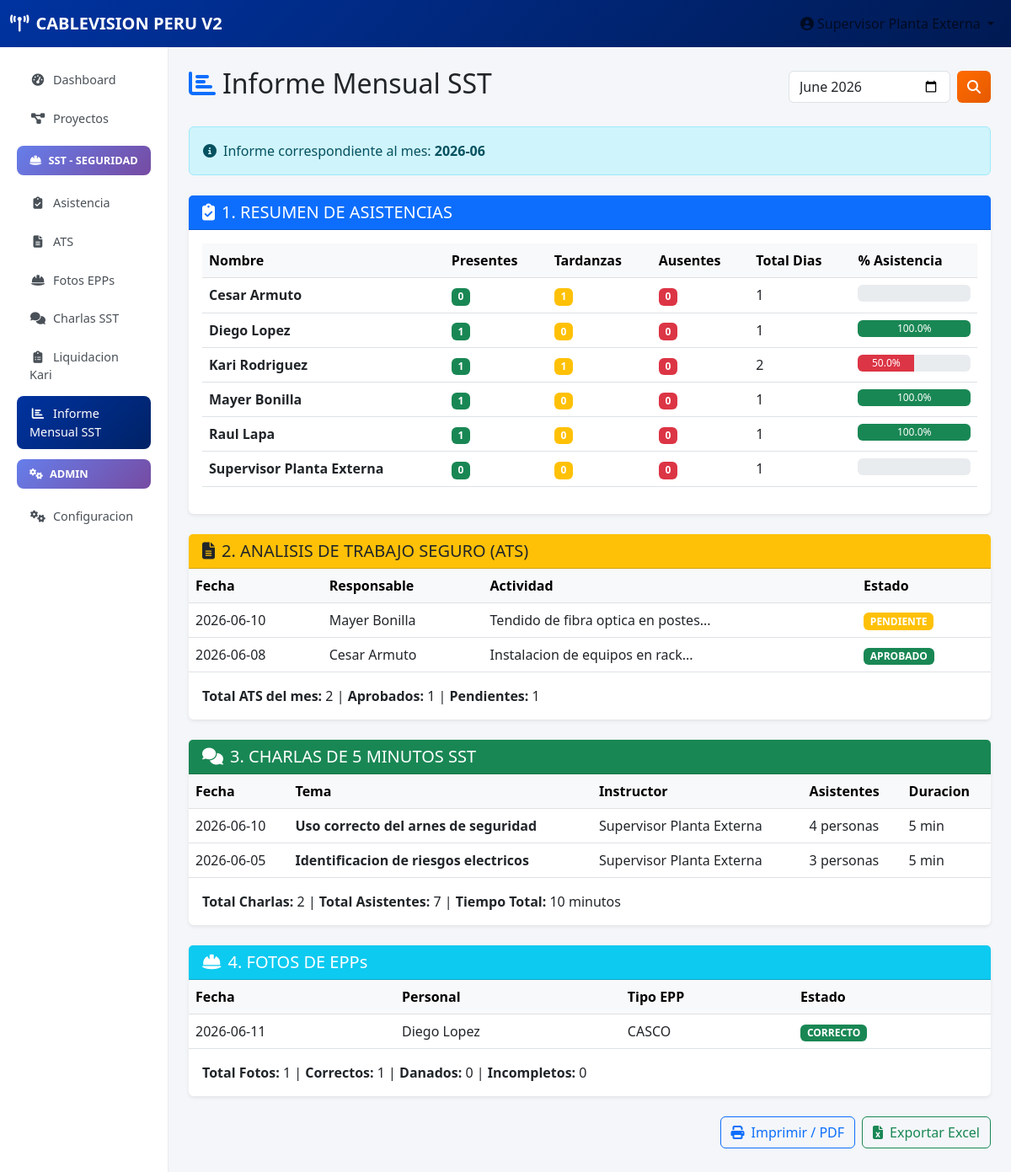
/informe-mensual-sst (signed in), run on the app's committed database.
### tables this page shows
CREATE TABLE usuarios (
            id INTEGER PRIMARY KEY AUTOINCREMENT,
            username TEXT UNIQUE NOT NULL,
            password_hash TEXT NOT NULL,
            nombre TEXT NOT NULL,
            rol TEXT NOT NULL CHECK(rol IN ('supervisor', 'asistente', 'tecnico', 'contratista')),
            cuadrilla_id INTEGER,
            activo INTEGER DEFAULT 1,
            fecha_creacion TIMESTAMP DEFAULT CURRENT_TIMESTAMP,
            FOREIGN KEY (cuadrilla_id) REFERENCES equipos(id)
        );

CREATE TABLE ats (
            id INTEGER PRIMARY KEY AUTOINCREMENT,
            proyecto_id INTEGER,
            fecha DATE NOT NULL,
            usuario_id INTEGER NOT NULL,
            actividad TEXT NOT NULL,
            riesgos_identificados TEXT,
            medidas_preventivas TEXT,
            epp_requeridos TEXT,
            estado TEXT DEFAULT 'PENDIENTE' CHECK(estado IN ('PENDIENTE', 'APROBADO', 'RECHAZADO', 'VENCIDO')),
            archivo_url TEXT,
            aprobado_por INTEGER,
            fecha_aprobacion DATE,
            observaciones TEXT,
            FOREIGN KEY (proyecto_id) REFERENCES proyectos(id),
            FOREIGN KEY (usuario_id) REFERENCES usuarios(id),
            FOREIGN KEY (aprobado_por) REFERENCES usuarios(id)
        );

CREATE TABLE charlas_sst (
            id INTEGER PRIMARY KEY AUTOINCREMENT,
            fecha DATE NOT NULL,
            tema TEXT NOT NULL,
            instructor_id INTEGER NOT NULL,
            duracion_minutos INTEGER DEFAULT 5,
            asistentes TEXT,
            cantidad_asistentes INTEGER,
            evidencia_foto_url TEXT,
            resumen TEXT,
            estado TEXT DEFAULT 'REALIZADA',
            FOREIGN KEY (instructor_id) REFERENCES usuarios(id)
        );

CREATE TABLE fotos_epps (
            id INTEGER PRIMARY KEY AUTOINCREMENT,
            fecha DATE NOT NULL,
            usuario_id INTEGER NOT NULL,
            proyecto_id INTEGER,
            tipo_epp TEXT CHECK(tipo_epp IN ('CASCO', 'CHALECO', 'GUANTES', 'LENTES', 'BOTAS', 'ARNES', 'TAPAOIDOS', 'OTROS')),
            foto_url TEXT NOT NULL,
            estado_epp TEXT CHECK(estado_epp IN ('CORRECTO', 'DANADO', 'INCOMPLETO')),
            observaciones TEXT,
            registrado_por INTEGER,
            fecha_registro TIMESTAMP DEFAULT CURRENT_TIMESTAMP,
            FOREIGN KEY (usuario_id) REFERENCES usuarios(id),
            FOREIGN KEY (proyecto_id) REFERENCES proyectos(id),
            FOREIGN KEY (registrado_por) REFERENCES usuarios(id)
        );

### app.py (the view)
@app.route('/informe-mensual-sst')
@login_required
def informe_mensual_sst():
    mes = request.args.get('mes', datetime.now().strftime('%Y-%m'))
    conn = get_db()
    cursor = conn.cursor()
    cursor.execute('SELECT a.*, u.nombre, u.rol FROM asistencia a JOIN usuarios u ON a.usuario_id = u.id WHERE strftime("%Y-%m", a.fecha) = ? ORDER BY a.fecha, u.nombre', (mes,))
    asistencias_mes = cursor.fetchall()
    cursor.execute('SELECT u.nombre, COUNT(CASE WHEN a.estado = "PRESENTE" THEN 1 END) as presentes, COUNT(CASE WHEN a.estado = "TARDANZA" THEN 1 END) as tardanzas, COUNT(CASE WHEN a.estado = "AUSENTE" THEN 1 END) as ausentes, COUNT(*) as total FROM usuarios u LEFT JOIN asistencia a ON u.id = a.usuario_id AND strftime("%Y-%m", a.fecha) = ? WHERE u.activo = 1 GROUP BY u.nombre ORDER BY u.nombre', (mes,))
    resumen_asistencia = cursor.fetchall()
    cursor.execute('SELECT a.*, u.nombre as usuario_nombre FROM ats a JOIN usuarios u ON a.usuario_id = u.id WHERE strftime("%Y-%m", a.fecha) = ? ORDER BY a.fecha DESC', (mes,))
    ats_mes = cursor.fetchall()
    cursor.execute('SELECT c.*, u.nombre as instructor_nombre FROM charlas_sst c JOIN usuarios u ON c.instructor_id = u.id WHERE strftime("%Y-%m", c.fecha) = ? ORDER BY c.fecha DESC', (mes,))
    charlas_mes = cursor.fetchall()
    cursor.execute('SELECT e.*, u.nombre as usuario_nombre FROM fotos_epps e JOIN usuarios u ON e.usuario_id = u.id WHERE strftime("%Y-%m", e.fecha) = ? ORDER BY e.fecha DESC', (mes,))
    epps_mes = cursor.fetchall()
    conn.close()
    return render_template('sst/informe_mensual.html', mes=mes, asistencias=asistencias_mes, resumen_asistencia=resumen_asistencia, ats_mes=ats_mes, charlas_mes=charlas_mes, epps_mes=epps_mes)

### app.py (called while the page is built)
def get_db():
    conn = sqlite3.connect(DATABASE)
    conn.row_factory = sqlite3.Row
    return conn

def login_required(f):
    @wraps(f)
    def decorated_function(*args, **kwargs):
        if 'user_id' not in session:
            flash('Debe iniciar sesion', 'warning')
            return redirect(url_for('login'))
        return f(*args, **kwargs)
    return decorated_function

### templates/sst/informe_mensual.html (shortened to what this page needs)
{% extends "base.html" %}
{% block content %}
<div class="d-flex justify-content-between align-items-center mb-4">
    <h2><i class="fas fa-chart-bar me-2 text-primary"></i>Informe Mensual SST</h2>
    <form method="GET" class="d-flex">
        <input type="month" name="mes" class="form-control me-2" value="{{ mes }}">
        <button type="submit" class="btn btn-cv"><i class="fas fa-search"></i></button>
    </form>
</div>
<div class="alert alert-info mb-4">
    <i class="fas fa-info-circle me-2"></i>Informe correspondiente al mes: <strong>{{ mes }}</strong>
</div>
<div class="card border-0 shadow-sm mb-4">
    <div class="card-header bg-primary text-white">
        <h5 class="mb-0"><i class="fas fa-clipboard-check me-2"></i>1. RESUMEN DE ASISTENCIAS</h5>
    </div>
    <div class="card-body">
        <div class="table-responsive">
            <table class="table table-hover">
                <thead class="table-light">
                    <tr><th>Nombre</th><th>Presentes</th><th>Tardanzas</th><th>Ausentes</th><th>Total Dias</th><th>% Asistencia</th></tr>
                </thead>
                <tbody>
                    {% for r in resumen_asistencia %}
                    <tr>
                        <td><strong>{{ r.nombre }}</strong></td>
                        <td><span class="badge bg-success">{{ r.presentes or 0 }}</span></td>
                        <td><span class="badge bg-warning">{{ r.tardanzas or 0 }}</span></td>
                        <td><span class="badge bg-danger">{{ r.ausentes or 0 }}</span></td>
                        <td>{{ r.total or 0 }}</td>
                        <td>
                            {% set total = r.total or 1 %}
                            {% set porcentaje = ((r.presentes or 0) / total * 100)|round %}
                            <div class="progress" style="height: 20px;">
                                <div class="progress-bar bg-{{ 'success' if porcentaje >= 90 else 'warning' if porcentaje >= 75 else 'danger' }}" style="width: {{ porcentaje }}%">{{ porcentaje }}%</div>
                            </div>
                        </td>
                    </tr>
                    {% endfor %}
                </tbody>
            </table>
        </div>
    </div>
</div>
<div class="card border-0 shadow-sm mb-4">
    <div class="card-header bg-warning text-dark">
        <h5 class="mb-0"><i class="fas fa-file-alt me-2"></i>2. ANALISIS DE TRABAJO SEGURO (ATS)</h5>
    </div>
    <div class="card-body p-0">
        <div class="table-responsive">
            <table class="table table-hover mb-0">
                <thead class="table-light">
                    <tr><th>Fecha</th><th>Responsable</th><th>Actividad</th><th>Estado</th></tr>
                </thead>
                <tbody>
                    {% for a in ats_mes %}
                    <tr>
                        <td>{{ a.fecha }}</td>
                        <td>{{ a.usuario_nombre }}</td>
                        <td>{{ a.actividad[:60] }}...</td>
                        <td><span class="badge bg-{{ 'warning' if a.estado == 'PENDIENTE' else 'success' if a.estado == 'APROBADO' else 'danger' }}">{{ a.estado }}</span></td>
                    </tr>
                    {% endfor %}
                </tbody>
            </table>
        </div>
        <div class="p-3">
            <strong>Total ATS del mes:</strong> {{ ats_mes|length }} |
            <strong>Aprobados:</strong> {{ ats_mes|selectattr('estado', 'equalto', 'APROBADO')|list|length }} |
            <strong>Pendientes:</strong> {{ ats_mes|selectattr('estado', 'equalto', 'PENDIENTE')|list|length }}
        </div>
    </div>
</div>
<div class="card border-0 shadow-sm mb-4">
    <div class="card-header bg-success text-white">
        <h5 class="mb-0"><i class="fas fa-comments me-2"></i>3. CHARLAS DE 5 MINUTOS SST</h5>
    </div>
    <div class="card-body p-0">
        <div class="table-responsive">
            <table class="table table-hover mb-0">
                <thead class="table-light">
                    <tr><th>Fecha</th><th>Tema</th><th>Instructor</th><th>Asistentes</th><th>Duracion</th></tr>
                </thead>
                <tbody>
                    {% for c in charlas_mes %}
                    <tr>
                        <td>{{ c.fecha }}</td>
                        <td><strong>{{ c.tema }}</strong></td>
                        <td>{{ c.instructor_nombre }}</td>
                        <td>{{ c.cantidad_asistentes }} personas</td>
                        <td>{{ c.duracion_minutos }} min</td>
                    </tr>
                    {% endfor %}
                </tbody>
            </table>
        </div>
        <div class="p-3">
            <strong>Total Charlas:</strong> {{ charlas_mes|length }} |
            <strong>Total Asistentes:</strong> {{ charlas_mes|sum(attribute='cantidad_asistentes') }} |
            <strong>Tiempo Total:</strong> {{ charlas_mes|sum(attribute='duracion_minutos') }} minutos
        </div>
    </div>
</div>
<div class="card border-0 shadow-sm mb-4">
    <div class="card-header bg-info text-white">
        <h5 class="mb-0"><i class="fas fa-hard-hat me-2"></i>4. FOTOS DE EPPs</h5>
    </div>
    <div class="card-body p-0">
        <div class="table-responsive">
            <table class="table table-hover mb-0">
                <thead class="table-light">
                    <tr><th>Fecha</th><th>Personal</th><th>Tipo EPP</th><th>Estado</th></tr>
                </thead>
                <tbody>
                    {% for e in epps_mes %}
                    <tr>
                        <td>{{ e.fecha }}</td>
                        <td>{{ e.usuario_nombre }}</td>
                        <td>{{ e.tipo_epp }}</td>
                        <td><span class="badge bg-{{ 'success' if e.estado_epp == 'CORRECTO' else 'warning' if e.estado_epp == 'DANADO' else 'danger' }}">{{ e.estado_epp }}</span></td>
                    </tr>
                    {% endfor %}
                </tbody>
            </table>
        </div>
        <div class="p-3">
            <strong>Total Fotos:</strong> {{ epps_mes|length }} |
            <strong>Correctos:</strong> {{ epps_mes|selectattr('estado_epp', 'equalto', 'CORRECTO')|list|length }} |
            <strong>Danados:</strong> {{ epps_mes|selectattr('estado_epp', 'equalto', 'DANADO')|list|length }} |
            <strong>Incompletos:</strong> {{ epps_mes|selectattr('estado_epp', 'equalto', 'INCOMPLETO')|list|length }}
        </div>
    </div>
</div>
<div class="d-grid gap-2 d-md-flex justify-content-md-end mb-4">
    <button class="btn btn-outline-primary" onclick="window.print()"><i class="fas fa-print me-2"></i>Imprimir / PDF</button>
    <a href="#" class="btn btn-outline-success"><i class="fas fa-file-excel me-2"></i>Exportar Excel</a>
</div>
{% endblock %}

### templates/base.html (shortened to what this page needs)
<!DOCTYPE html>
<html lang="es">
<head>
    <link href="https://cdn.jsdelivr.net/npm/bootstrap@5.3.0/dist/css/bootstrap.min.css" rel="stylesheet">
    <link href="https://cdnjs.cloudflare.com/ajax/libs/font-awesome/6.4.0/css/all.min.css" rel="stylesheet">
</head>
<body>
    <nav class="navbar navbar-expand-lg navbar-custom">
        <div class="container-fluid">
            <a class="navbar-brand" href="{{ url_for('dashboard') }}">
                <i class="fas fa-broadcast-tower me-2"></i>CABLEVISION PERU V2
            </a>
            <div class="collapse navbar-collapse" id="navbarNav">
                <ul class="navbar-nav ms-auto">
                    <li class="nav-item dropdown">
                        <a class="nav-link dropdown-toggle" href="#" role="button" data-bs-toggle="dropdown">
                            <i class="fas fa-user-circle me-1"></i>{{ session.nombre }}
                        </a>
                    </li>
                </ul>
            </div>
        </div>
    </nav>
    <div class="container-fluid">
        <div class="row">
            <div class="col-md-2 sidebar d-none d-md-block pt-3">
                <nav class="nav flex-column">
                    <a class="nav-link {% if request.endpoint == 'dashboard' %}active{% endif %}" href="{{ url_for('dashboard') }}">
                        <i class="fas fa-tachometer-alt"></i>Dashboard
                    </a>
                    <a class="nav-link {% if request.endpoint == 'proyectos' %}active{% endif %}" href="{{ url_for('proyectos') }}">
                        <i class="fas fa-project-diagram"></i>Proyectos
                    </a>
                    <div class="sst-section"><i class="fas fa-hard-hat me-2"></i>SST - SEGURIDAD</div>
                    <a class="nav-link {% if request.endpoint == 'asistencia' %}active{% endif %}" href="{{ url_for('asistencia') }}">
                        <i class="fas fa-clipboard-check"></i>Asistencia
                    </a>
                    <a class="nav-link {% if request.endpoint == 'ats' %}active{% endif %}" href="{{ url_for('ats') }}">
                        <i class="fas fa-file-alt"></i>ATS
                    </a>
                    <a class="nav-link {% if request.endpoint == 'epps' %}active{% endif %}" href="{{ url_for('epps') }}">
                        <i class="fas fa-hard-hat"></i>Fotos EPPs
                    </a>
                    <a class="nav-link {% if request.endpoint == 'charlas' %}active{% endif %}" href="{{ url_for('charlas') }}">
                        <i class="fas fa-comments"></i>Charlas SST
                    </a>
                    <a class="nav-link {% if request.endpoint == 'liquidacion_kari' %}active{% endif %}" href="{{ url_for('liquidacion_kari') }}">
                        <i class="fas fa-clipboard-list"></i>Liquidacion Kari
                    </a>
                    <a class="nav-link {% if request.endpoint == 'informe_mensual_sst' %}active{% endif %}" href="{{ url_for('informe_mensual_sst') }}">
                        <i class="fas fa-chart-bar"></i>Informe Mensual SST
                    </a>
                    {% if session.rol == 'supervisor' %}
                    <div class="sst-section"><i class="fas fa-cogs me-2"></i>ADMIN</div>
                    <a class="nav-link {% if request.endpoint == 'admin_configuracion' %}active{% endif %}" href="{{ url_for('admin_configuracion') }}">
                        <i class="fas fa-cogs"></i>Configuracion
                    </a>
                    {% endif %}
                </nav>
            </div>
            <div class="col-md-10 py-4 px-4">
                {% block content %}{% endblock %}
            </div>
        </div>
    </div>
</body>
</html>

### templates/base.html (style rules this page uses)
:root { --cv-blue: #0033A0; --cv-orange: #FF6B00; }
body { font-family: 'Segoe UI', sans-serif; background: #f4f6f9; }
.navbar-custom { background: linear-gradient(135deg, var(--cv-blue) 0%, #001a52 100%); }
.navbar-custom .navbar-brand { font-weight: 700; color: white !important; }
.sidebar { min-height: calc(100vh - 56px); background: white; border-right: 1px solid #e9ecef; }
.sidebar .nav-link { color: #495057; padding: 10px 15px; border-radius: 8px; margin: 2px 8px; font-size: 0.9rem; }
.sidebar .nav-link.active { background: linear-gradient(135deg, var(--cv-blue) 0%, #002266 100%); color: white; }
.sidebar .nav-link i { width: 20px; text-align: center; margin-right: 8px; }
.btn-cv { background: linear-gradient(135deg, var(--cv-orange) 0%, #e55a00 100%); border: none; color: white; }
.sst-section { background: linear-gradient(135deg, #667eea 0%, #764ba2 100%); color: white; padding: 8px 15px; border-radius: 8px; margin: 10px 8px; font-size: 0.8rem; font-weight: 600; }

### data on the page
usuarios: nombre "Supervisor Planta Externa", presentes "0", tardanzas "0", ausentes "0", total "1"
usuarios: nombre "Cesar Armuto", presentes "0", activo "1", ausentes "0"
usuarios: nombre "Diego Lopez", activo "1", tardanzas "0", ausentes "0", porcentaje "100.0"
usuarios: nombre "Kari Rodriguez", activo "1", ausentes "0", id "2", porcentaje "50.0"
usuarios: nombre "Mayer Bonilla", presentes "1", tardanzas "0", ausentes "0", total "1", porcentaje "100.0"
usuarios: nombre "Raul Lapa", presentes "1", tardanzas "0", ausentes "0", total "1", porcentaje "100.0"
ats: fecha "2026-06-10", usuario_nombre "Mayer Bonilla", actividad "Tendido de fibra optica en postes", estado "PENDIENTE"
ats: fecha "2026-06-08", usuario_nombre "Cesar Armuto", actividad "Instalacion de equipos en rack", estado "APROBADO"
charlas_sst: fecha "2026-06-10", tema "Uso correcto del arnes de seguridad", instructor_nombre "Supervisor Planta Externa", cantidad_asistentes "4", duracion_minutos "5"
charlas_sst: fecha "2026-06-05", tema "Identificacion de riesgos electricos", instructor_nombre "Supervisor Planta Externa", cantidad_asistentes "3", duracion_minutos "5"
fotos_epps: fecha "2026-06-11", usuario_nombre "Diego Lopez", tipo_epp "CASCO", estado_epp "CORRECTO"

### other printed values
{{ mes }} "2026-06"
{{ ats_mes|length }} "2"
{{ ats_mes|selectattr('estado', 'equalto', 'APROBADO')|list|length }} "1"
{{ ats_mes|selectattr('estado', 'equalto', 'PENDIENTE')|list|length }} "1"
{{ charlas_mes|length }} "2"
{{ charlas_mes|sum(attribute='cantidad_asistentes') }} "7"
{{ charlas_mes|sum(attribute='duracion_minutos') }} "10"
{{ epps_mes|length }} "1"
{{ epps_mes|selectattr('estado_epp', 'equalto', 'CORRECTO')|list|length }} "1"
{{ epps_mes|selectattr('estado_epp', 'equalto', 'DANADO')|list|length }} "0"
{{ epps_mes|selectattr('estado_epp', 'equalto', 'INCOMPLETO')|list|length }} "0"
